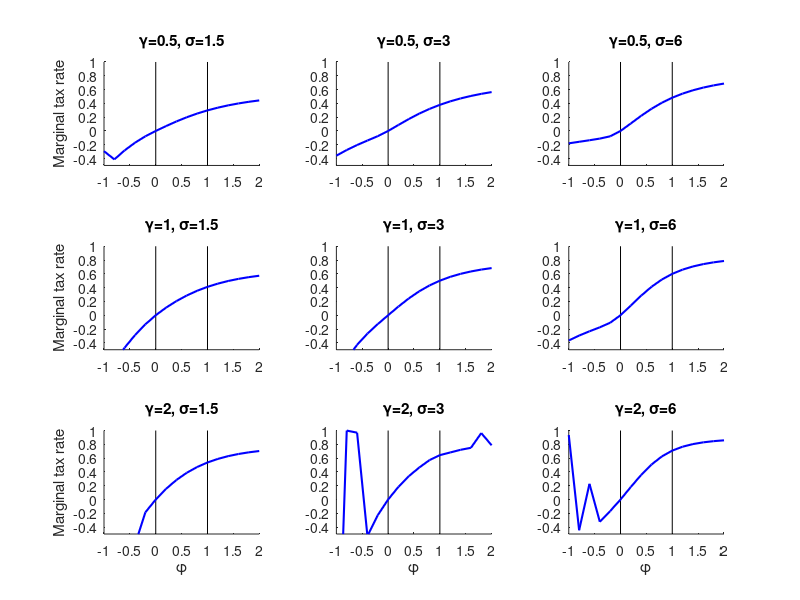

Source code (MATLAB):
% Plots output from tastes.run AMPL file. 

clear all;
clc;

% Load data
dataFile = importdata('mtr.csv');
assignin('base', 'gamma', dataFile.data(:,1));
assignin('base', 'sigma', dataFile.data(:,2));
assignin('base', 'phi', dataFile.data(:,3));
assignin('base', 'mtr', dataFile.data(:,4));

gammas = unique(gamma);
sigmas = unique(sigma);
nGammas = size(gammas,1);
nSigmas = size(sigmas,1);

yMin = -0.5;
yMax = 1;
axisBnds = [min(phi)
            max(phi)
            yMin
            yMax];

i = 1; % index
for g=1:nGammas
    for s=1:nSigmas
        % Restrict to phis and mtrs for this gamma and sigma
        phiArray = phi(gamma==gammas(g) & sigma==sigmas(s));
        mtrArray = mtr(gamma==gammas(g) & sigma==sigmas(s));
        
        subplot(nGammas,nSigmas,i);
        hold on;
        line([0 0],[yMin yMax],'Color',[0 0 0]);
        line([1 1],[yMin yMax],'Color',[0 0 0]);
        line(phiArray,mtrArray,'Color',[0 0 1],'LineWidth',1.5);
        axis(axisBnds);
        hold off;

        if mod(i,3)==1, ylabel('Marginal tax rate'), end
        if i>(nGammas-1)*nSigmas, xlabel('\phi'), end
        title(['\gamma=' num2str(gammas(g)) ', ' '\sigma=' num2str(sigmas(s))]);

        
        i = i+1;
    end
end
